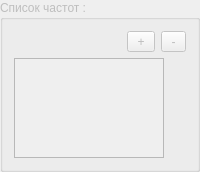
                <widget class="QGroupBox" name="groupBox_6">
                 <property name="enabled">
                  <bool>false</bool>
                 </property>
                 <property name="minimumSize">
                  <size>
                   <width>0</width>
                   <height>0</height>
                  </size>
                 </property>
                 <property name="title">
                  <string>Список частот :</string>
                 </property>
                 <layout class="QVBoxLayout" name="verticalLayout">
                  <item>
                   <layout class="QHBoxLayout" name="horizontalLayout_21">
                    <item>
                     <spacer name="horizontalSpacer_6">
                      <property name="orientation">
                       <enum>Qt::Horizontal</enum>
                      </property>
                      <property name="sizeHint" stdset="0">
                       <size>
                        <width>40</width>
                        <height>20</height>
                       </size>
                      </property>
                     </spacer>
                    </item>
                    <item>
                     <widget class="QToolButton" name="tb_add_freq">
                      <property name="enabled">
                       <bool>false</bool>
                      </property>
                      <property name="focusPolicy">
                       <enum>Qt::StrongFocus</enum>
                      </property>
                      <property name="text">
                       <string> + </string>
                      </property>
                     </widget>
                    </item>
                    <item>
                     <widget class="QToolButton" name="tb_del_freq">
                      <property name="enabled">
                       <bool>false</bool>
                      </property>
                      <property name="text">
                       <string> - </string>
                      </property>
                     </widget>
                    </item>
                   </layout>
                  </item>
                  <item>
                   <widget class="TableFreq" name="tw_freq_list">
                    <property name="enabled">
                     <bool>false</bool>
                    </property>
                    <property name="minimumSize">
                     <size>
                      <width>150</width>
                      <height>0</height>
                     </size>
                    </property>
                    <property name="maximumSize">
                     <size>
                      <width>100</width>
                      <height>100</height>
                     </size>
                    </property>
                    <property name="inputMethodHints">
                     <set>Qt::ImhNone</set>
                    </property>
                    <property name="frameShape">
                     <enum>QFrame::StyledPanel</enum>
                    </property>
                    <property name="frameShadow">
                     <enum>QFrame::Raised</enum>
                    </property>
                    <property name="midLineWidth">
                     <number>1</number>
                    </property>
                    <property name="editTriggers">
                     <set>QAbstractItemView::AnyKeyPressed|QAbstractItemView::CurrentChanged|QAbstractItemView::EditKeyPressed|QAbstractItemView::SelectedClicked</set>
                    </property>
                    <property name="tabKeyNavigation">
                     <bool>false</bool>
                    </property>
                    <property name="alternatingRowColors">
                     <bool>true</bool>
                    </property>
                    <property name="selectionBehavior">
                     <enum>QAbstractItemView::SelectItems</enum>
                    </property>
                    <property name="wordWrap">
                     <bool>false</bool>
                    </property>
                    <property name="rowCount">
                     <number>0</number>
                    </property>
                    <property name="columnCount">
                     <number>1</number>
                    </property>
                    <attribute name="horizontalHeaderVisible">
                     <bool>false</bool>
                    </attribute>
                    <attribute name="horizontalHeaderDefaultSectionSize">
                     <number>45</number>
                    </attribute>
                    <attribute name="horizontalHeaderMinimumSectionSize">
                     <number>45</number>
                    </attribute>
                    <attribute name="horizontalHeaderStretchLastSection">
                     <bool>true</bool>
                    </attribute>
                    <attribute name="verticalHeaderVisible">
                     <bool>false</bool>
                    </attribute>
                    <column>
                     <property name="text">
                      <string>Новый столбец</string>
                     </property>
                    </column>
                   </widget>
                  </item>
                 </layout>
                </widget>
